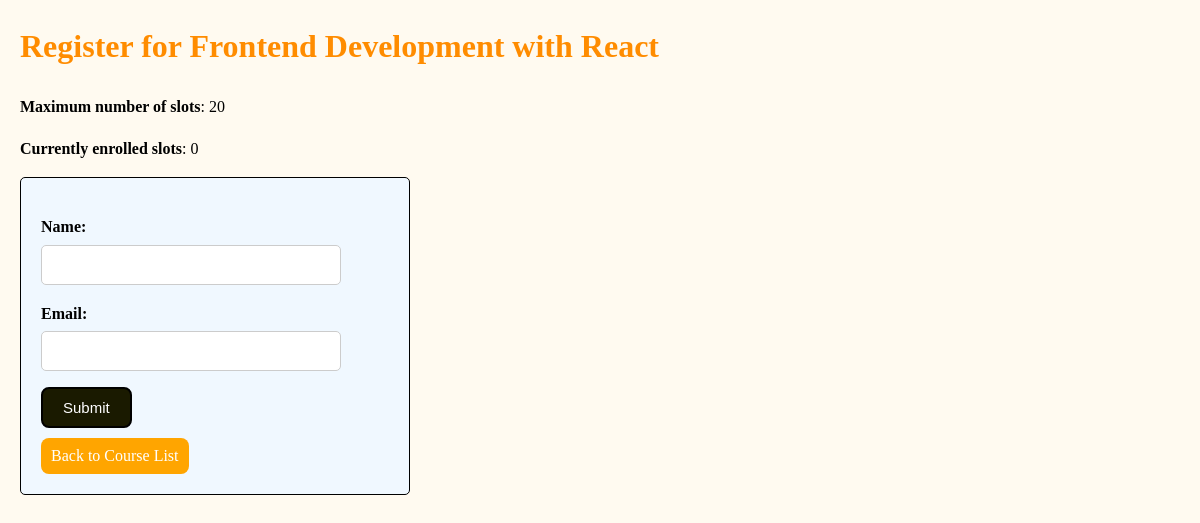
Screenshot of /register/7/ with the database file from the repository.
### courses/models.py (models this page shows, shortened)
class Course(models.Model):
    title=models.CharField(max_length=100)
    description=models.TextField()
    maximum_capacity = models.PositiveIntegerField()
    current_enrolled = models.PositiveIntegerField(default=0)

### courses/views.py (the view)
# urls.py: path('register/<int:course_id>/', views.course_register, name='course_register'),
def course_register(request, course_id):
    course = get_object_or_404(Course, id=course_id)
    if course.current_enrolled >= course.maximum_capacity:
        return HttpResponse("<h1>This course is full!</h1><a href='/'>Back to Course List</a>")
    if request.method == 'POST':
        form = StudentRegistrationForm(request.POST, available_courses=Course.objects.filter(id=course_id))
        if form.is_valid():
            name = form.cleaned_data['name']
            email = form.cleaned_data['email']
            student, created = Student.objects.get_or_create(name=name, email=email)
            if course in student.enrolled_courses.all():
                return HttpResponse(
                    "<h1>You are already enrolled in this course!</h1><a href='/'>Back to Course List</a>")
            else:
                student.enrolled_courses.add(course)
                course.current_enrolled += 1
                course.save()
                return HttpResponse("<h1>Successfully enrolled in the course!</h1><a href='/'>Back to Course List</a>")
                print(course)
            return redirect('course_list')
    else:
        form = StudentRegistrationForm(available_courses=Course.objects.filter(id=course_id))
    return render(request, 'courses/course_register.html', {'form': form, 'course': course})

### courses/forms.py
class StudentRegistrationForm(forms.Form):
    name = forms.CharField(max_length=100)
    email = forms.EmailField()
    def __init__(self, *args, **kwargs):
        available_courses = kwargs.pop('available_courses', None)
        super().__init__(*args, **kwargs)

### Templates/courses/course_register.html (shortened to what this page needs)
{% load static %}
<!DOCTYPE html>
<html lang="en">
<head>
    <link rel="stylesheet" href="{% static 'courses/style.css' %}">
</head>
<body>
    <h1>Register for {{ course.title }}</h1>
    <p></p><strong>Maximum number of slots</strong>: {{ course.maximum_capacity }}</P>
    <p></p><strong>Currently enrolled slots</strong>: {{ course.current_enrolled }}</P>
    <div class="register">
    <form class="form-container" method="post">
        {{ form.as_p }}
        <button type="submit" class="submit">Submit</button>
    </form>
    <a  href="{% url 'course_list' %}" >Back to Course List</a>
        </div>
</body>
</html>

### static/courses/style.css (style rules this page uses)
body { font-family: Outfit; margin: 20px; line-height: 1.6; background-color: #FFFAF0 }
h1 { color:#FF8C00; cursor: pointer; animation: slideIn 1s ease-out forwards; overflow: hidden; }
.register { background-color: #F0F8FF; padding: 20px; width:30%; border:1px solid black; border-radius:5px; }
a { text-decoration: none; color: white; background-color: orange; padding: 5px 10px; border-radius: 8px; display: inline-block; margin-top: 10px; }
form label { display: block; margin-bottom: 5px; font-weight: bold; }
form input { width: 300px; padding: 10px; font-size: 16px; border: 1px solid #ccc; border-radius: 5px; box-sizing: border-box; }
.submit { padding: 10px 20px; font-size: 15px; border-radius: 8px; font-weight:500px; background-color: #1a1a00; color: white; border: 2px solid black; cursor: pointer; }

### rows the page displays
Course: title "Frontend Development with React", maximum_capacity "20", current_enrolled "0"
